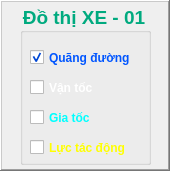
     <widget class="QFrame" name="frame_ChartSelect_01">
      <property name="geometry">
       <rect>
        <x>930</x>
        <y>10</y>
        <width>170</width>
        <height>171</height>
       </rect>
      </property>
      <property name="frameShape">
       <enum>QFrame::WinPanel</enum>
      </property>
      <property name="frameShadow">
       <enum>QFrame::Raised</enum>
      </property>
      <widget class="QGroupBox" name="groupBox_3">
       <property name="geometry">
        <rect>
         <x>20</x>
         <y>4</y>
         <width>131</width>
         <height>161</height>
        </rect>
       </property>
       <property name="font">
        <font>
         <pointsize>14</pointsize>
         <weight>75</weight>
         <bold>true</bold>
        </font>
       </property>
       <property name="styleSheet">
        <string notr="true">color: rgb(0, 170, 127);</string>
       </property>
       <property name="title">
        <string>Đồ thị XE - 01</string>
       </property>
       <widget class="QCheckBox" name="checkBox_Car01_S">
        <property name="geometry">
         <rect>
          <x>10</x>
          <y>40</y>
          <width>141</width>
          <height>27</height>
         </rect>
        </property>
        <property name="font">
         <font>
          <weight>75</weight>
          <bold>true</bold>
         </font>
        </property>
        <property name="styleSheet">
         <string notr="true">color: rgb(0, 85, 255);</string>
        </property>
        <property name="text">
         <string>Quãng đường</string>
        </property>
        <property name="checked">
         <bool>true</bool>
        </property>
       </widget>
       <widget class="QCheckBox" name="checkBox_Car01_V">
        <property name="geometry">
         <rect>
          <x>10</x>
          <y>70</y>
          <width>141</width>
          <height>27</height>
         </rect>
        </property>
        <property name="font">
         <font>
          <weight>75</weight>
          <bold>true</bold>
         </font>
        </property>
        <property name="styleSheet">
         <string notr="true">color: rgb(255, 255, 255);</string>
        </property>
        <property name="text">
         <string>Vận tốc</string>
        </property>
       </widget>
       <widget class="QCheckBox" name="checkBox_Car01_A">
        <property name="geometry">
         <rect>
          <x>10</x>
          <y>100</y>
          <width>141</width>
          <height>27</height>
         </rect>
        </property>
        <property name="font">
         <font>
          <weight>75</weight>
          <bold>true</bold>
         </font>
        </property>
        <property name="styleSheet">
         <string notr="true">color: rgb(0, 255, 255);</string>
        </property>
        <property name="text">
         <string>Gia tốc</string>
        </property>
       </widget>
       <widget class="QCheckBox" name="checkBox_Car01_F">
        <property name="geometry">
         <rect>
          <x>10</x>
          <y>130</y>
          <width>141</width>
          <height>27</height>
         </rect>
        </property>
        <property name="font">
         <font>
          <weight>75</weight>
          <bold>true</bold>
         </font>
        </property>
        <property name="styleSheet">
         <string notr="true">color: rgb(255, 255, 0);</string>
        </property>
        <property name="text">
         <string>Lực tác động</string>
        </property>
       </widget>
      </widget>
     </widget>
